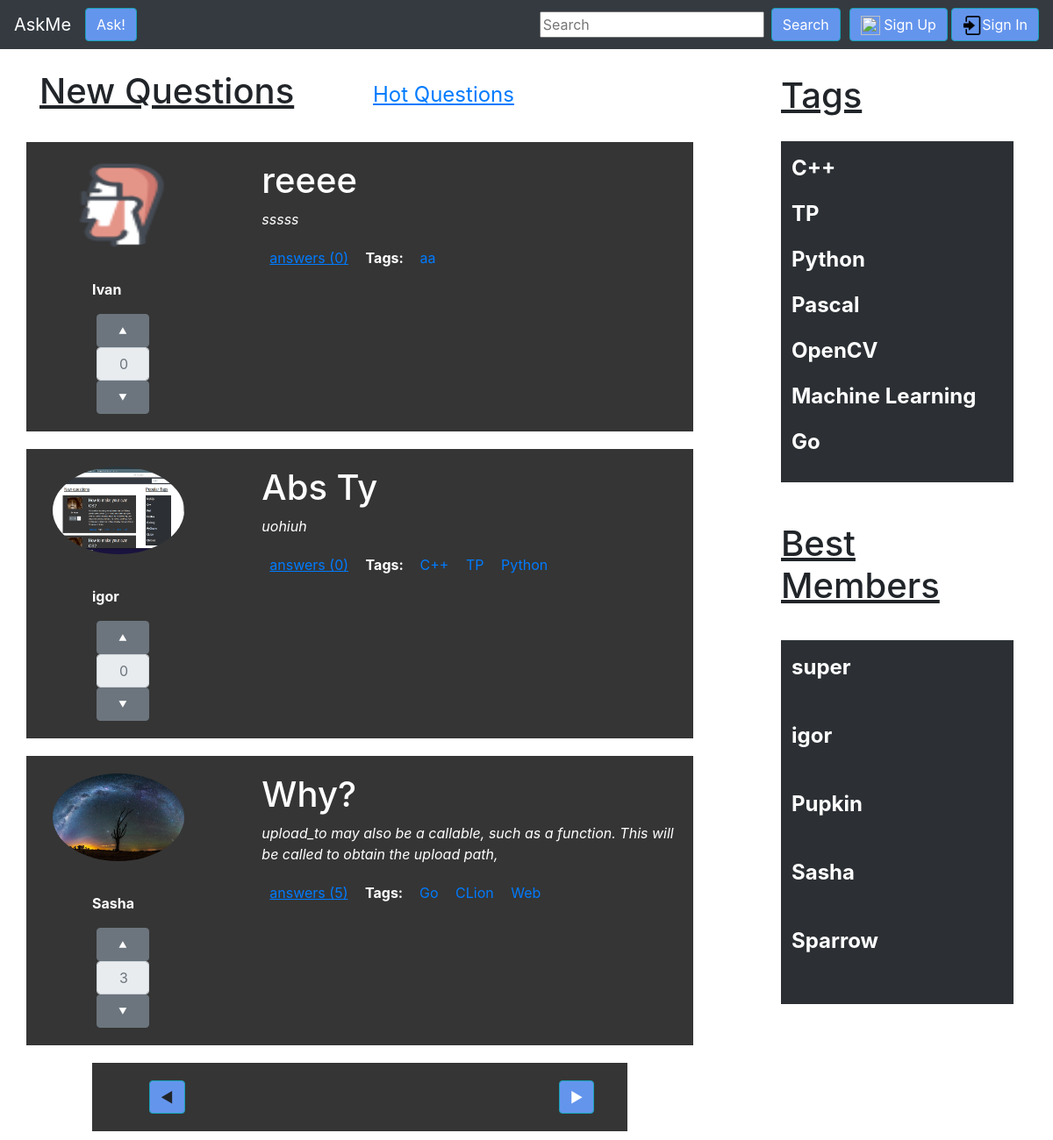
The page / on the database its author committed.
### questions/models.py (models this page shows, shortened)
class Question(models.Model):
    author = models.ForeignKey(Profile, blank=True, on_delete=models.DO_NOTHING)
    title = models.CharField(max_length=64)
    text = models.TextField()
    rating = models.IntegerField(null=True)
    created = models.DateTimeField(auto_now_add=True)
    objects = ModelManager()
    answers_count = models.IntegerField()

class Profile(models.Model):
    user = models.OneToOneField(User, on_delete=models.DO_NOTHING)
    rating = models.IntegerField()
    avatar = models.ImageField(upload_to='', blank=True)
    def __str__(self):
        return self.user.username

class Tag(models.Model):
    title = models.CharField(max_length=64)
    question = models.ManyToManyField(Question, related_name="tags", related_query_name="tag")
    objects = ModelManager()
    def __str__(self):
        return self.title

### questions/views.py (the view)
# urls.py: url(r'^$', questions.views.index, name='index'),
def index(request):
    questions = Question.objects.new()
    questions = paginate(questions, request)
    id_ = 1
    context = {
        'questions': questions,
        'id_': id_,
        'tags': Tag.objects.all()[:7],
        'users': User.objects.all()[:5],
    }
    return render(request, 'index.html', context)

### questions/models.py (called while the page is built)
    def new(self):
        return self.order_by('-created')

### questions/views.py (called while the page is built)
def paginate(objects_list, request):
    paginator = Paginator(objects_list, 3)
    try:
        questions = paginator.page(request.GET.get('page'))
    except PageNotAnInteger:
        questions = paginator.page(1)
    except EmptyPage:
        questions = paginator.page(1)
    return questions

### templates/index.html (shortened to what this page needs)
    {%  extends 'base.html' %}
    {% block header %}
        {% include 'header.html' %}
    {% endblock %}
    {% block left-content %}
        {% include 'question_listing.html' %}
    {% endblock %}
    {% block bottom %}
        <div class="container-fluid ">
            <div class="row askme-pagination">
                <div class="col-lg-1">
                <a class="btn btn-info askme-btn"{% if questions.has_previous %} href="?page={{ questions.previous_page_number }}" {% else %} disabled {% endif %}>◄</a>
                </div>
                <div class="col-lg-2">
                    <a class="btn btn-info askme-btn"{% if questions.has_next %} href="?page={{ questions.next_page_number }}" {% else %} disabled {% endif %}>►</a>
                </div>
            </div>
        </div>
    {% endblock %}

### templates/base.html (shortened to what this page needs)
{% load static %}
<!doctype html>
<html lang="en">
  <head>
    <link href="{% static "css/bootstrap.min.css" %}" rel="stylesheet">
    <link href="{% static "css/askme.css"%}" rel="stylesheet">
  </head>
  <body>
    <nav class="navbar navbar-expand-md navbar-dark fixed-top bg-dark">
      <a class="navbar-brand" href={% url "index" %}>AskMe</a>
      <div class="collapse navbar-collapse" id="navbarCollapse">
        <ul class="navbar-nav mr-auto">
          <li class="nav-item active">
              <a class="btn btn-info askme-btn" href={% url 'ask' %}>Ask!</a>
          </li>
        </ul>
        <form method='post' action="{% url 'search' %}" class="form-inline askme-navbar-search">
          <input class="form-group mr-sm-2" name="tag" type="text" placeholder="Search" aria-label="Search">
          <button style="margin-right: 5px;" class="btn btn-info  askme-btn my-2 my-sm-0" type="submit">Search</button>
        </form>
          {% if user.is_authenticated %}
            {% include 'auth-header.html' %}
          {% else %}
            {% include 'not-auth-header.html' %}
          {% endif %}
        </div>
    </nav>
    <main role="main" class="container">
      <div class="row">
        <div class="col-lg-8">
            <div class="askme-main-content-header">
              {% block header %}
              {% endblock %}
            </div>
            {% block left-content %}
            {% endblock %}
        </div>
          <div class="col-lg-4 askme-menu-bar">
        <h1 class="askme-menu-bar-top-offset"><u>Tags</u></h1>
        <table class="table table-striped table-dark">
        <th scope="col">
        {%for t in tags %}
            <p><a href={% url 'tag' t %}><span class="askme-menu-bar-tag">{{ t }}</span></a></p>
        {% endfor %}
        </th>
        </table>
        <h1 class="askme-menu-bar-space2"><u>Best Members</u></h1>
        <table class="table table-striped table-dark">
        <th scope="col">
        {% for u in users %}
            <p><span class="askme-menu-bar-memb1-tag">{{ u }}</span></p>
            <p class="askme-menu-bar-space1"></p>
        {% endfor %}
        </th>
        </table>
</div>
      </div>
    </main>
    {% block bottom %}
    {% endblock %}
  </body>
</html>

### templates/question_listing.html
{% load static %}
{% for question in questions %}
    <div class="row askme-main-content-question-block" id = "{{ question.id }}">
      <div class="col-lg-4">
        <img {% if question.author.avatar %}
        src="{{ question.author.avatar.url }}"
        {% else %}
        src="{% static 'img/user.png' %}" {% endif %}
                width="150" height="100" class="askme-main-content-avatar" style="border-radius: 50%;">
        <p style="margin-right: 40px" align="center" class="askme-main-content-username">
            <p class="font-weight-bold askme-main-content-question-block-username">{{ question.author }}</p></p>
        <div class="row input-group">
            <div class="col-lg-6"  style="margin-left: 65px">
              <a type="button" href = "{% url 'question_like' question.id id_%}"
                      class="btn btn-secondary askme-main-content-question-block-input-btn2">⯅
              </a>
              <input type="text" class="form-control askme-main-content-question-block-input" placeholder={{ question.rating }} readonly>
              <a type="button" href = "{% url 'question_dislike' question.id id_%}"
                      class="btn btn-secondary askme-main-content-question-block-input-btn2">⯆
              </a>
            </div>
        </div>
      </div>
      <div class="col-lg-8">
        <h1 class="askme-main-content-arcticle-title">{{ question.title }}</h1>
        <p class="font-italic askme-main-content-question-block-article">
            {{ question.text }}
        </p>
        <ul class="hr">
          <li><a href={% url 'answer' question.id %}><u>answers ({{ question.answers_count }})</u></a> </li>
          <li class="font-weight-bold askme-main-content-arcticle-title">Tags: </li>
            {% for t in question.tags.all %}
                <li><a href={% url 'tag' t %}>{{ t }}</a></li>
            {% endfor %}
        </ul>
      </div>
</div>
{% endfor %}

### static/css/askme.css (style rules this page uses)
body { padding-top: 5rem; }
.askme-btn { background: cornflowerblue; }
.askme-navbar-search { padding-right: 0px; }
.askme-menu-bar { padding-top: 5px; padding-left: 100px; }
.askme-menu-bar-tag { text-align: left; color: white; font-size: 150%; }
.askme-menu-bar-memb1-tag { font-size: 150%; text-align: left; color: white; }
.askme-menu-bar-space1 { padding-bottom: 10px; }
.askme-menu-bar-space2 { padding-top: 30px; padding-bottom: 30px; }
.askme-menu-bar-top-offset { padding-bottom: 20px; }
.askme-main-content-header { margin-bottom: 20px; }
.askme-main-content-question-block { padding-top: 20px; background: #353535; margin-bottom: 20px; height: 330px; }
.askme-pagination { padding-top: 20px; background: #353535; padding-bottom: 20px; padding-left: 50px; margin-bottom: 10px; margin-right: 470px; margin-left: 90px; }
.askme-main-content-avatar { margin-left: 15px; border-radius: 50%; }
.askme-main-content-username { padding-top: 20px; color: white; }
.askme-main-content-question-block-input { width: 60px; padding-left: 25px; }
.askme-main-content-question-block-input-btn2 { width: 60px; }
.askme-main-content-question-block-username { padding-left: 60px; color: white; }
.askme-main-content-question-block-article { color: white; }
.askme-main-content-arcticle-title { color: white; }
ul.hr { padding: 4px; }
ul.hr li { display: inline; margin-right: 5px; padding: 5px; color: white; }

### rows shown on the page
Question: author.avatar (picture), author "Ivan", rating "0", title "reeee", text "sssss", answers_count "0"
Tag: title "aa"
Question: author.avatar (picture), author "igor", rating "0", title "Abs Ty", text "uohiuh", answers_count "0"
Tag: title "C++"
Tag: title "TP"
Tag: title "Python"
Question: author.avatar (picture), author "Sasha", rating "3", title "Why?", text "upload_to may also be a callable, such as a function. This will be called to obtain the upload path,", answers_count "5"
Tag: title "Go"
Tag: title "CLion"
Tag: title "Web"
Tag: title "Pascal"
Tag: title "OpenCV"
Tag: title "Machine Learning"

### other values the page prints
{{ u }} "super"
{{ u }} "igor"
{{ u }} "Pupkin"
{{ u }} "Sasha"
{{ u }} "Sparrow"
